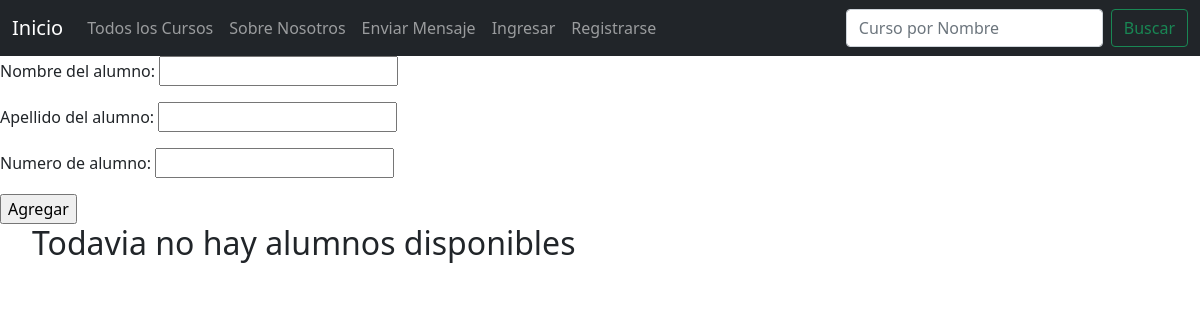
The app's page /alumnos/, older data.
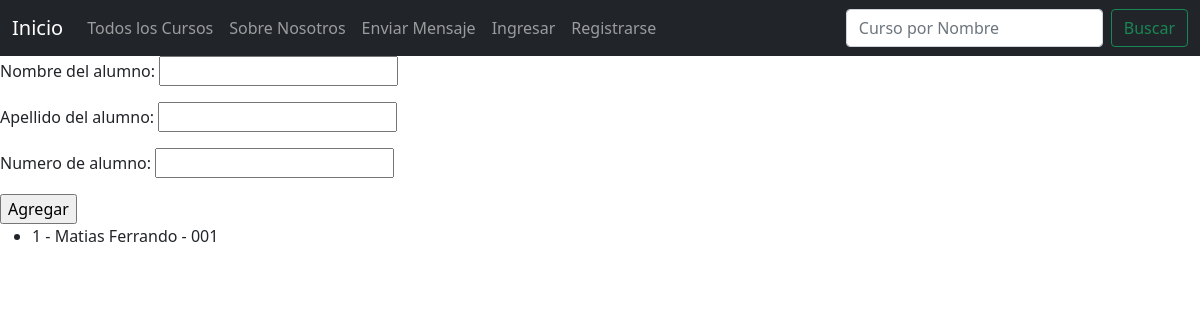
The same page, newer data.
### Aplicacion/models.py (models this page shows, shortened)
class Alumno(models.Model):
    nombre_del_alumno = models.CharField(max_length=20)
    apellido_del_alumno = models.CharField(max_length=20)
    numero_de_alumno = models.CharField(max_length=4)

### Aplicacion/views.py (the view)
# urls.py: path("alumnos/", mostrar_alumnos, name="alumnos"),
def mostrar_alumnos(request):
    context = {
        "form": AlumnoForm(),
        "alumnos": Alumno.objects.all(),
    }
    return render(request, "Aplicacion/alumnos.html", context)

### Aplicacion/forms.py
class AlumnoForm(forms.ModelForm):
    class Meta:
        model = Alumno
        fields = '__all__'

### Aplicacion/templates/Aplicacion/alumnos.html (shortened to what this page needs)
{% extends "Aplicacion/base.html" %}
{% load static %}
{% block main %}
<h1>Administracion de Alumnos: </h1>
<form action="{% url 'agregar-alumno' %}" method="post">
    {{form.as_p}}
    <input type="submit" value="Agregar">
</form>
<ul>
  {% if not alumnos %}
  <h2>Todavia no hay alumnos disponibles</h2>
  {% endif %}
    {% for alumno in alumnos %}
    <li>{{ alumno.id }} - {{alumno.nombre_del_alumno }} {{alumno.apellido_del_alumno }} - {{alumno.numero_de_alumno }}</li>
  {% endfor %}
</ul>
{% endblock %}

Row changes from the older to the newer data that the page shows:
added Alumno: id "1", nombre_del_alumno "Matias", apellido_del_alumno "Ferrando", numero_de_alumno "001"
Text that changed along with them:
text no longer shown: "Todavia no hay alumnos disponibles"
